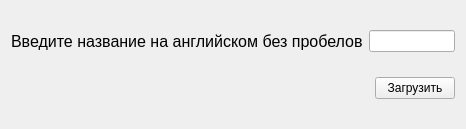
<?xml version="1.0" encoding="UTF-8"?>
<ui version="4.0">
 <class>FormLoad</class>
 <widget class="QWidget" name="FormLoad">
  <property name="geometry">
   <rect>
    <x>0</x>
    <y>0</y>
    <width>443</width>
    <height>129</height>
   </rect>
  </property>
  <property name="windowTitle">
   <string>Form</string>
  </property>
  <layout class="QGridLayout" name="gridLayout">
   <item row="0" column="0">
    <widget class="QLabel" name="label">
     <property name="font">
      <font>
       <pointsize>12</pointsize>
      </font>
     </property>
     <property name="text">
      <string>Введите название на английском без пробелов</string>
     </property>
    </widget>
   </item>
   <item row="0" column="1" colspan="2">
    <widget class="QLineEdit" name="lineEdit"/>
   </item>
   <item row="1" column="0" colspan="2">
    <spacer name="horizontalSpacer">
     <property name="orientation">
      <enum>Qt::Horizontal</enum>
     </property>
     <property name="sizeHint" stdset="0">
      <size>
       <width>341</width>
       <height>20</height>
      </size>
     </property>
    </spacer>
   </item>
   <item row="1" column="2">
    <widget class="QPushButton" name="pushButton_Load">
     <property name="text">
      <string>Загрузить</string>
     </property>
    </widget>
   </item>
  </layout>
 </widget>
 <resources/>
 <connections/>
</ui>
